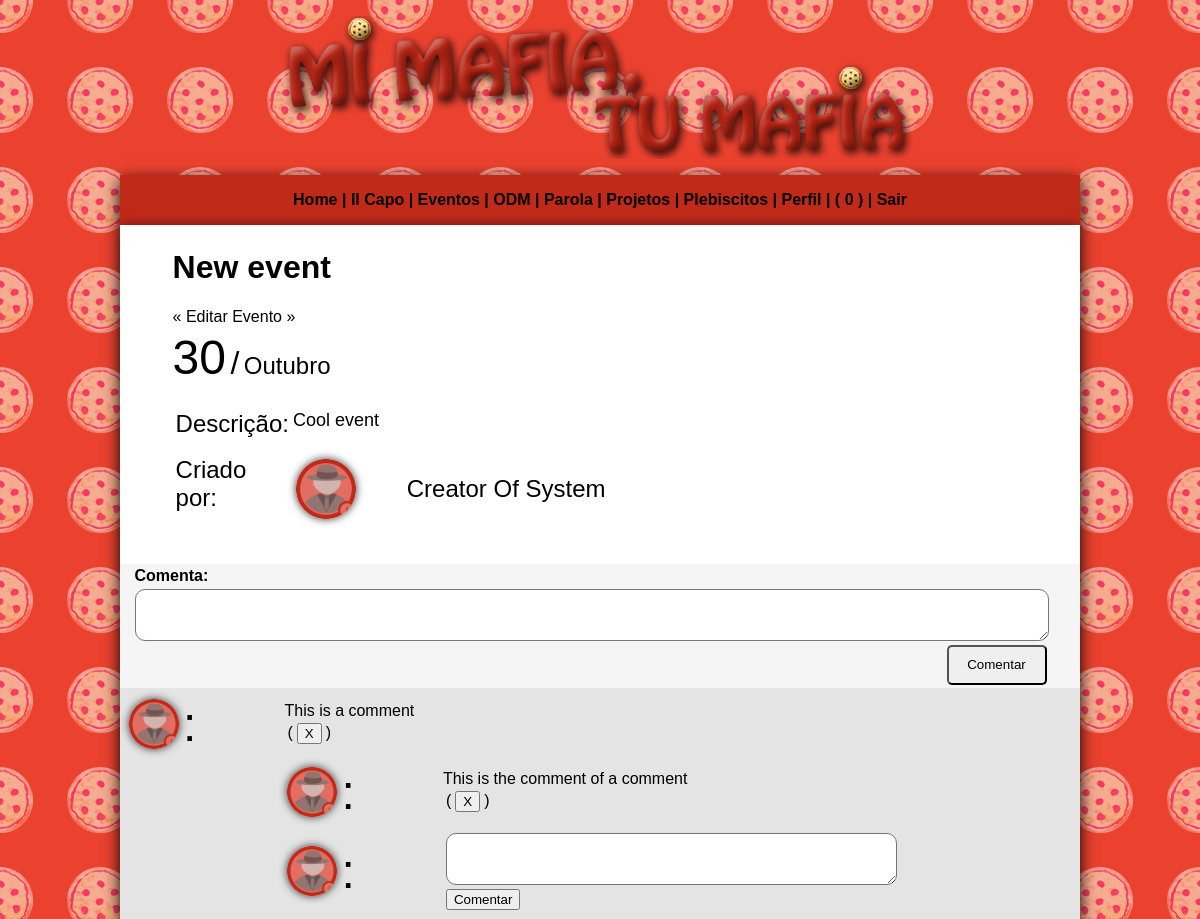
/eventsee.php?i=1 (signed in), run on the app's committed database.
### tables this page shows
CREATE TABLE `events` (
  `id_event` int(11) NOT NULL,
  `tit_event` varchar(255) NOT NULL,
  `desc_event` text DEFAULT NULL,
  `data_event` varchar(200) NOT NULL,
  `creat_event` varchar(200) NOT NULL
);

CREATE TABLE `user` (
  `id_user` int(11) NOT NULL,
  `nome_user` varchar(200) NOT NULL,
  `sobrenome_user` varchar(200) NOT NULL,
  `nickname_user` varchar(20) NOT NULL,
  `bday_user` varchar(20) NOT NULL,
  `turno_user` varchar(10) NOT NULL,
  `mail_user` varchar(200) NOT NULL,
  `sexo_user` varchar(20) NOT NULL,
  `pass_user` varchar(200) NOT NULL,
  `desc_user` text NOT NULL,
  `matricula_user` varchar(20) NOT NULL,
  `photo_user` varchar(20) NOT NULL
);

CREATE TABLE `comment` (
  `id_com` int(11) NOT NULL,
  `creat_com` varchar(50) NOT NULL,
  `text_com` text NOT NULL,
  `tip_com` varchar(50) NOT NULL,
  `idpag_com` int(11) NOT NULL
);

### rest.php (called while the page is built, shortened)
<?php
if (isset($_SESSION['usera'])){
   $login_user = $_SESSION['usera'];
}else{
   header("Location:index.php");
   exit;
}
?>

### eventsee.php (the view, shortened to what this page needs)
<?php
include('rest.php');
include('conectar.php');
$id_event = $_GET['i'] ?? '';
$query_guy= "SELECT * FROM user WHERE nickname_user = ?";
$stmt_guy = $conexao->prepare($query_guy);
$stmt_guy->bind_param("s", $login_user);
$stmt_guy->execute();
$rs_guy   = $stmt_guy->get_result();
$infoguy  = $rs_guy->fetch_assoc();
$id_user	= $infoguy['id_user'];
$photo_user	= $infoguy['photo_user'];
$query_event  = "SELECT * FROM events WHERE id_event = ?";
$stmt_event   = $conexao->prepare($query_event);
$stmt_event->bind_param("s", $id_event);
$stmt_event->execute();
$rs_event   = $stmt_event->get_result();
$eventinfo  = $rs_event->fetch_assoc();
$tit_event      = $eventinfo['tit_event'];
$desc_event     = $eventinfo['desc_event'];
$data_event     = new DateTime($eventinfo['data_event']);
$dia_event	    = $data_event->format('d');
$creat_event    = $eventinfo['creat_event'];
$query_creat = "SELECT * FROM user WHERE id_user = ?";
$stmt_creat = $conexao->prepare($query_creat);
$stmt_creat->bind_param("s", $creat_event);
$stmt_creat->execute();
$rs_creat = $stmt_creat->get_result();
$creatinfus = $rs_creat->fetch_assoc();
$nome_creat     = $creatinfus['nome_user'];
$sobnome_creat  = $creatinfus['sobrenome_user'];
$photo_creat    = $creatinfus['photo_user'];
?>
<!DOCTYPE html PUBLIC "-//W3C//DTD XHTML 1.0 Transitional//EN" "http://www.w3.org/TR/xhtml1/DTD/xhtml1-transitional.dtd">
<html xmlns="http://www.w3.org/1999/xhtml">
<head>
<link rel="stylesheet" href="css/geral.css" type="text/css" />
</head>
<body leftmargin="0" topmargin="0" background="img/back2.png">
<table cellpadding="0" cellspacing="0" width="100%" border="0">
  <tr>
    <td width="10%">&nbsp;</td>
    <td align="center" valign="bottom"><p><img src="img/tit.png"></p></td>
    <td width="10%">&nbsp;</td>
  </tr>
  <tr>
    <td>&nbsp;</td>
    <td bgcolor="#c12a19" align="center" style="box-shadow: 0px 5px 15px #000;" height="50"><?php include ('menu.php');?></td>
    <td>&nbsp;</td>
  </tr>
  <tr>
    <td>&nbsp;</td>
    <td bgcolor="#FFFFFF" style="box-shadow: 0px 5px 15px #000;" height="500" valign="top"><table width="100%" border="0">
      <tr>
        <td width="5%">&nbsp;</td>
        <td align="left"><h1><?=$tit_event?></h1>
        <?php
          if($id_user == $creat_event){
        ?>
        <a href="editevent.php?i=<?=$id_event?>">&laquo; Editar Evento &raquo;</a>
        <?php } ?></td>
        <td width="5%">&nbsp;</td>
      </tr>
      <tr>
        <td>&nbsp;</td>
        <td align="left">
          <font size="+8"><?=$dia_event;?></font> <font size="+3">/</font>
          <font size="+2">
            <?php
              include('meses.php');
            ?>
          </font>
          <br /><br />
        </td>
        <td>&nbsp;</td>
      </tr>
      <tr>
        <td>&nbsp;</td>
        <td>
          <table width="100%">
          <tr>
            <td width="5%" valign="top">
              <font size="+2">Descrição:</font>
            </td>
            <td width="95%" align="left">
              <font size="+1"><?=$desc_event?><br /><br /></font>
            </td>
          </tr>
          <tr>
            <td width="5%" valign="top">
              <font size="+2">Criado por:</font>
            </td>
            <td width="95%" align="left">
              <table width="100%">
                <tr>
                  <td width="15%">
                    <img src="photos/user/<?=$photo_creat;?>" style="width: 60px;
                      height: 60px;
                      border-radius: 40px;
                      -webkit-border-radius: 50px;
                      -moz-border-radius: 50px;
                      background: url(photos/user/<?=$photo_creat?>);
                      background-size:contain;
                      box-shadow: 0 0 8px rgba(0, 0, 0, .8);
                      -webkit-box-shadow: 0 0 8px rgba(0, 0, 0, .8);
                      -moz-box-shadow: 0 0 8px rgba(0, 0, 0, .8);">
                  </td>
                  <td width="85%">
                    <font size="+2"><?=$nome_creat?> <?=$sobnome_creat?></font>
                  </td>
                </tr>
              </table>
            </td>
          </tr>
        </table>
      </td>
      <td>&nbsp;</td>
    </tr>
  </table>
  <br /><br />
  <form action="post_publication.php?a=pub" method="post" >
    <table bgcolor="#f5f5f5" width="100%" border="0">
      <tr>
        <td width="1%">&nbsp;</td>
        <td colspan="2">
          <b>Comenta:</b>
        </td>
      </tr>
      <tr>
        <td width="1%">&nbsp;</td>
        <td colspan="2">
          <textarea name="text_com" id="text_com" style="width: 100%; height:50px; margin: 0; padding: 0; border-width: 1; -webkit-border-radius: 5px;
          -moz-border-radius: 5px;
          border-radius: 10px; font-family:Verdana, Geneva, sans-serif;"></textarea>
        </td>
        <td width="3%">&nbsp;</td>
      </tr>
      <tr>
        <td width="1%">&nbsp;</td>
        <td width="85%"><input name="iu" type="hidden" id="iu" value="<?=$id_user?>">
          <input name="tip" type="hidden" id="tip" value="event" /></td>
        <td width="11%" align="right">
          <input name="Envoyer" type="submit" value="Comentar" align="right"  style="-webkit-border-radius: 5px;-moz-border-radius: 5px;border-radius: 5px; width:100px; height:40px;">
        </td>
        <td width="3%">&nbsp;</td>
      </tr>
    </table>
   </form>
   <table bgcolor="#e4e4e4" cellspacing="5" width="100%">
    <?php
      $q_list10 = "SELECT * FROM comment WHERE tip_com = 'event' AND idpag_com = ?";
      $stmt_list10 = $conexao->prepare($q_list10);
      $stmt_list10->bind_param("s", $id_event);
      $stmt_list10->execute();
      $rs_list10 = $stmt_list10->get_result();
      $nconfirmpub = $rs_list10->num_rows;
      if($nconfirmpub == 0){
      ?>
        <tr>
          <td colspan="4" align="center">
            Não há nenhum comentário neste evento!
          </td>
        </tr>
      <?php
    }else{
      while($list10 = $rs_list10->fetch_assoc()){
        $id_com		  = $list10['id_com'];
        $creat_com	= $list10['creat_com'];
        $text_com	  = $list10['text_com'];
        $q_list11 = "SELECT * FROM user WHERE id_user = ?";
        $stmt_list11 = $conexao->prepare($q_list11);
        $stmt_list11->bind_param("s", $creat_com);
        $stmt_list11->execute();
        $rs_list11 = $stmt_list11->get_result();
        $list11 = $rs_list11->fetch_assoc();
        $photo_pub		= $list11['photo_user'];
   ?>
        <tr>
          <td width="16%">
            <table border="0">
              <tr>
                <td>
                  <a href="perfil.php?p=<?=$creat_com?>"><img src="photos/user/<?=$photo_pub?>" alt="" style="width: 50px;
                    height: 50px;
                    border-radius: 40px;
                    -webkit-border-radius: 50px;
                    -moz-border-radius: 50px;
                    background: url(photos/user/<?=$photo_pub?>);
                    background-size:contain;
                    box-shadow: 0 0 8px rgba(0, 0, 0, .8);
                    -webkit-box-shadow: 0 0 8px rgba(0, 0, 0, .8);
                    -moz-box-shadow: 0 0 8px rgba(0, 0, 0, .8);"></a>
                </td>
                <td>
                  <font size="+6">:</font>
                </td>
              </tr>
            </table>
          </td>
          <td align="left" colspan="2">
            <?=$text_com?>
            <?php if($creat_com == $id_user){ ?>
            <table style="vertical-align:bottom" border="0">
              <tr>
                <td>(</td>
                <td>
                  <form  method="post" action="delet_pub.php?a=pub">
                    <input name="Envoyer" type="submit" value="X" align="right" width="50px" height="20px">
                  </form>
                </td>
                <td>)</td>
              </tr>
            </table>
            <?php
          }
          ?>
          </td>
        </tr>
        <?php
        $q_list12 = "SELECT * FROM comment WHERE idpag_com = ? AND tip_com = 'event_com'";
        $stmt_list12 = $conexao->prepare($q_list12);
        $stmt_list12->bind_param("s", $id_com);
        $stmt_list12->execute();
        $rs_list12 = $stmt_list12->get_result();
        $nconfirmcom = $rs_list12->num_rows;
        if($nconfirmcom != 0){
          while($list12 = $rs_list12->fetch_assoc()){
          $creat_comm	= $list12['creat_com'];
          $text_comm	= $list12['text_com'];
          $q_list13 = "SELECT * FROM user WHERE id_user = ?";
          $stmt_list13 = $conexao->prepare($q_list13);
          $stmt_list13->bind_param("s", $creat_comm);
          $stmt_list13->execute();
          $rs_list13 = $stmt_list13->get_result();
          $list13 = $rs_list13->fetch_assoc();
          $photo_com		= $list13['photo_user'];
        ?>
        <tr>
          <td>&nbsp;</td>
          <td width="16%">
            <table border="0">
              <tr>
                <td>
                  <a href="perfil.php?p=<?=$creat_comm?>"><img src="photos/user/<?=$photo_com?>" alt="" style="width: 50px;
                  height: 50px;
                  border-radius: 40px;
                  -webkit-border-radius: 50px;
                  -moz-border-radius: 50px;
                  background: url(photos/user/<?=$photo_com?>);
                  background-size:contain;
                  box-shadow: 0 0 8px rgba(0, 0, 0, .8);
                  -webkit-box-shadow: 0 0 8px rgba(0, 0, 0, .8);
                  -moz-box-shadow: 0 0 8px rgba(0, 0, 0, .8);"></a>
                </td>
                <td>
                  <font size="+6">:</font>
                </td>
              </tr>
            </table>
          </td>
          <td width="66%" align="left"><?=$text_comm?>
            <?php
            if($creat_comm == $id_user){
              ?>
                <table style="vertical-align:bottom" border="0">
                  <tr>
                    <td>(</td>
                    <td>
                      <form  method="post" action="delet_pub.php?a=comment">
                        <input name="Envoyer" type="submit" value="X" align="right" width="50px" height="20px">
                      </form>
                    </td>
                    <td>)</td>
                  </tr>
              </table>
            <?php
          }
          ?>
          </td>
        </tr>
      <?php
      } }
      ?>
     <tr>
   <td>&nbsp;</td>
   <td width="16%">
    <table border="0">
      <tr>
        <td>
          <a href="perfshow.php?id=<?=$id_user?>"><img src="photos/user/<?=$photo_user?>" alt="" style="width: 50px;
            height: 50px;
            border-radius: 40px;
            -webkit-border-radius: 50px;
            -moz-border-radius: 50px;
            background: url(photos/user/<?=$photo_user?>);
            background-size:contain;
            box-shadow: 0 0 8px rgba(0, 0, 0, .8);
            -webkit-box-shadow: 0 0 8px rgba(0, 0, 0, .8);
            -moz-box-shadow: 0 0 8px rgba(0, 0, 0, .8);">
          </a>
        </td>
        <td>
          <font size="+6">:</font>
        </td>
      </tr>
    </table>
  </td>
  <td width="66%" align="left">
    <form action="post_publication.php?a=comment"  method="post">
      <table width="90%" align="left" border="0">
        <tr>
          <td colspan="2">
            <textarea name="text_com" id="text_com" style="width: 80%; height:50px; margin: 0; padding: 0; border-width: 1; -webkit-border-radius: 5px;-moz-border-radius: 5px;border-radius: 10px; font-family:Verdana, Geneva, sans-serif;"></textarea>
          </td>
        </tr>
        <tr>
          <td width="52">
            <input name="Envoyer" type="submit" value="Comentar" align="right" width="50px" height="20px">
          </td>
        </tr>
      </table>
    </form>
    </td>
   </tr>
     <?php } }
   ?>
   </table>
    </td>
    <td>&nbsp;</td>
  </tr>
</table>
</body>
</html>

### css/geral.css (style rules this page uses)
body { font-family:Verdana, Geneva, sans-serif; }
a { text-decoration:none; color:#000; }

### data on the page
events: tit_event "New event", data_event "30", desc_event "Cool event"
user: photo_user (picture), nome_user "Creator", sobrenome_user "Of System"
comment: user.photo_user (picture), text_com "This is a comment"
comment: user.photo_user (picture), text_com "This is the comment of a comment"
